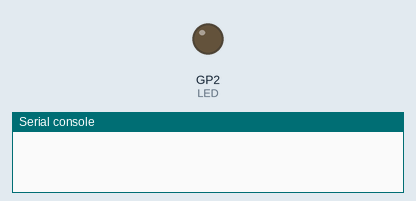
This program was run on a simulated Raspberry Pi Pico running MicroPython. Shown: output pins drawn as LEDs (lit = HIGH), the last lines printed to the serial console. At 19.6 s the program stops and its outputs stay as they are.

Above: at 0.3 s.
At 17.2 s:
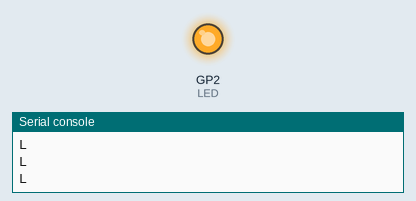
Timing chart, 0 to 19.6 s (numbered marks = the images above):
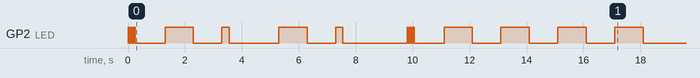

The program:

Single_Color_LED_-_ON_OFF-Code_ANR.py
```python
# Simple Single Color LED
# Communicating a message in Morses code  ANR

# pin 4/GP2 for LED output

#ALSO REQUIRED!!!
#120 ~ 330 ohm resistor
#LED


#load libraries
import machine
import utime

LED = machine.Pin(2,machine.Pin.OUT)  #use pin 4/GP2 for LED output
LED.value(0)    #Turn OFF LED

def Coded_Msg(msg):
    #msg will consist of 4 characters that are either of the letters S or L
    #The total duration for a single character is 2 seconds...
    #S = Short on-blink  --> on for .25 seconds then off for 1.75 seconds
    #L = Long on-blink   --> on for .75 seconds then off for 1.25 seconds
    #Example: LSSL - long-on, short-on, short-on, long-on
    Short_Delay = .25 #seconds
    Long_Delay  = 1.0 #seconds

    L = 3
    while L > 0:                         #Flash the LED on and off rapidly to indicate msg start
        LED.value(1)    #Turn ON LED
        utime.sleep(.05)
        LED.value(0)    #Turn OFF LED
        utime.sleep(.05)
        L -= 1

    utime.sleep(1)
    if len(msg) < 4:
        print("Message must be 4 characters long!")
    else:
        for c in msg:
            if c == "L":
                print(c)
                LED.value(1)    #Turn ON LED
                utime.sleep(Long_Delay) #Pause 1 second while on
                LED.value(0)    #Turn OFF LED
                Off_Delay = 2 - Long_Delay
                utime.sleep(Off_Delay) #Pause 1 second while on
            elif c == "S":
                print(c)
                LED.value(1)    #Turn ON LED
                utime.sleep(Short_Delay) #Pause 1 second while on
                LED.value(0)    #Turn OFF LED
                Off_Delay = 2 - Short_Delay
                utime.sleep(Off_Delay) #Pause 1 second while on
    utime.sleep(.5)


Coded_Msg("LSLS")  #code for good or whatever you want it to be
print("next coded msg")
Coded_Msg("LLLL") #make up any combination you want, just inform the user what the code means
```
